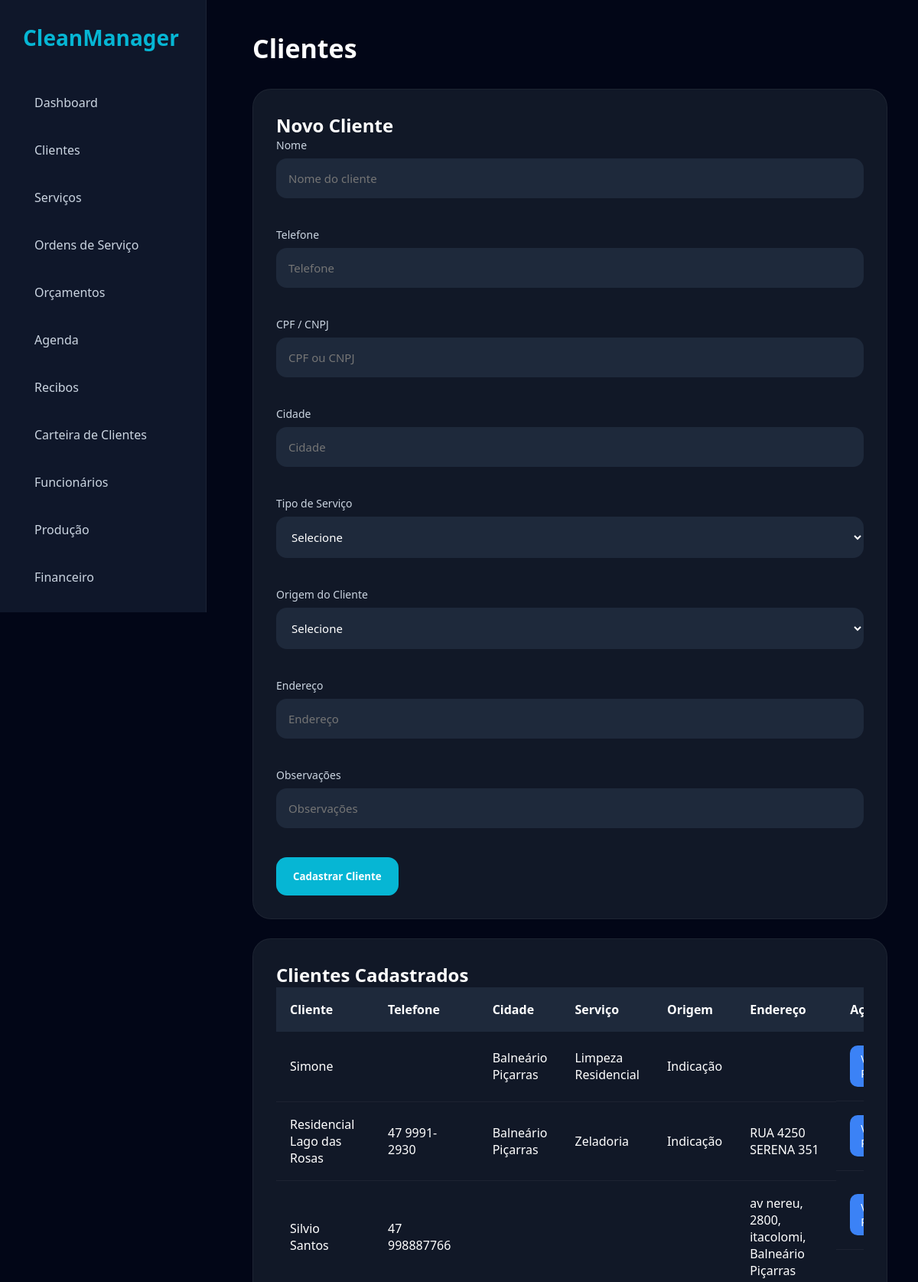
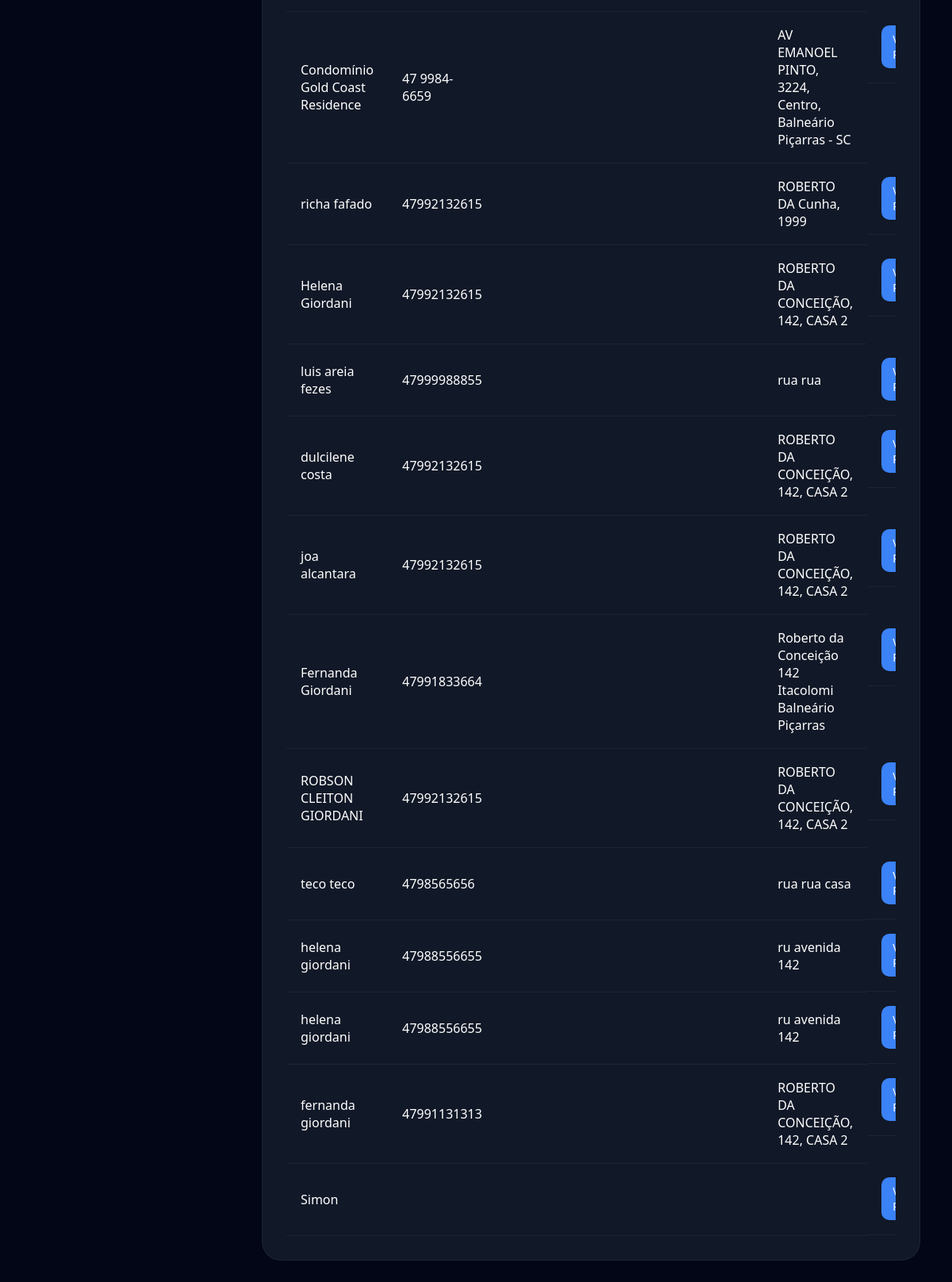
Page /admin/clientes.php (signed in) on the committed database (2 pictures, top to bottom).
### tables this page shows
CREATE TABLE clientes (

    id INTEGER PRIMARY KEY AUTOINCREMENT,

    nome TEXT,
    telefone TEXT,
    endereco TEXT,
    observacoes TEXT

, cpf_cnpj TEXT, cidade TEXT, tipo_servico TEXT, origem TEXT);

### admin/clientes.php (the view, shortened to what this page needs)
<?php
$db = new SQLite3(__DIR__ . '/../database/cleanmanager.db');
?>
<!DOCTYPE html>
<html lang="pt-br">
<head>
<link rel="stylesheet"
href="../assets/css/dashboard.css">
</head>
<body>
<?php include '../includes/sidebar.php'; ?>
<div class="content">
<div class="topbar">
<h1>Clientes</h1>
</div>
<div class="card">
<h2>Novo Cliente</h2>
<form method="POST">
<div class="input-group">
<label>Nome</label>
<input
type="text"
name="nome"
placeholder="Nome do cliente"
required>
</div>
<div class="input-group">
<label>Telefone</label>
<input
type="text"
name="telefone"
placeholder="Telefone">
</div>
<div class="input-group">
<label>CPF / CNPJ</label>
<input
type="text"
name="cpf_cnpj"
placeholder="CPF ou CNPJ">
</div>
<div class="input-group">
<label>Cidade</label>
<input
type="text"
name="cidade"
placeholder="Cidade">
</div>
<div class="input-group">
<label>Tipo de Serviço</label>
<select name="tipo_servico">
<option value="">Selecione</option>
</select>
</div>
<div class="input-group">
<label>Origem do Cliente</label>
<select name="origem">
<option value="">Selecione</option>
</select>
</div>
<div class="input-group">
<label>Endereço</label>
<input
type="text"
name="endereco"
placeholder="Endereço">
</div>
<div class="input-group">
<label>Observações</label>
<input
type="text"
name="observacoes"
placeholder="Observações">
</div>
<button
type="submit"
name="salvar">
Cadastrar Cliente
</button>
</form>
</div>
<div class="card">
<h2>Clientes Cadastrados</h2>
<div class="table-container">
<table>
<tr>
<th>Cliente</th>
<th>Telefone</th>
<th>Cidade</th>
<th>Serviço</th>
<th>Origem</th>
<th>Endereço</th>
<th>Ações</th>
</tr>
<?php
$result = $db->query(
"SELECT * FROM clientes ORDER BY id DESC"
);
while($cliente = $result->fetchArray()){
?>
<tr>
<td>
<?= $cliente['nome']; ?>
</td>
<td>
<?= $cliente['telefone']; ?>
</td>
<td>
<?= $cliente['cidade']; ?>
</td>
<td>
<?= $cliente['tipo_servico']; ?>
</td>
<td>
<?= $cliente['origem']; ?>
</td>
<td>
<?= $cliente['endereco']; ?>
</td>
<td class="actions">
<a
href="perfil-cliente.php?id=<?= $cliente['id']; ?>"
class="view-btn">
</a>
</td>
</tr>
<?php } ?>
</table>
</div>
</div>
</div>
</body>
</html>

### assets/css/dashboard.css (style rules this page uses)
* { margin: 0; padding: 0; box-sizing: border-box; font-family: "Segoe UI", sans-serif; }
body { background: #020617; color: white; }
.content { margin-left: 290px; padding: 40px; }
.topbar { display: flex; justify-content: space-between; align-items: center; margin-bottom: 30px; }
.topbar h1 { font-size: 34px; }
.card { background: #111827; padding: 30px; border-radius: 24px; margin-bottom: 25px; border: 1px solid rgba(255, 255, 255, 0.05); }
input, select { width: 100%; padding: 16px; background: #1e293b; border: none; border-radius: 14px; color: white; margin-bottom: 18px; font-size: 15px; }
button { background: #06b6d4; color: white; border: none; padding: 16px 22px; border-radius: 14px; font-weight: bold; cursor: pointer; transition: 0.3s; }
.table-container { overflow-x: auto; }
table { width: 100%; border-collapse: collapse; min-width: 700px; }
table th { text-align: left; padding: 18px; background: #1e293b; }
table td { padding: 18px; border-bottom: 1px solid rgba(255, 255, 255, 0.05); }
label { display: block; margin-bottom: 8px; color: #cbd5e1; font-size: 14px; }
.input-group { margin-bottom: 20px; }
.view-btn { background: #3b82f6; color: white; padding: 8px 14px; border-radius: 10px; text-decoration: none; font-size: 14px; margin-right: 8px; transition: 0.3s; }
.actions { display: flex; gap: 8px; }

### rows in the picture
clientes: nome "Simone", cidade "Balneário Piçarras", tipo_servico "Limpeza Residencial", origem "Indicação"
clientes: nome "Residencial Lago das Rosas", telefone "47 9991-2930", cidade "Balneário Piçarras", tipo_servico "Zeladoria", origem "Indicação", endereco "RUA 4250 SERENA 351"
clientes: nome "Silvio Santos", telefone "47 998887766", endereco "av nereu, 2800, itacolomi, Balneário Piçarras"
clientes: nome "Condomínio Gold Coast Residence", telefone "47 9984-6659", endereco "AV EMANOEL PINTO, 3224, Centro, Balneário Piçarras - SC"
clientes: nome "richa fafado", telefone "47992132615", endereco "ROBERTO DA Cunha, 1999"
clientes: nome "Helena Giordani", telefone "47992132615", endereco "ROBERTO DA CONCEIÇÃO, 142, CASA 2"
clientes: nome "luis areia fezes", telefone "47999988855", endereco "rua rua"
clientes: nome "dulcilene costa", telefone "47992132615", endereco "ROBERTO DA CONCEIÇÃO, 142, CASA 2"
clientes: nome "joa alcantara", telefone "47992132615", endereco "ROBERTO DA CONCEIÇÃO, 142, CASA 2"
clientes: nome "Fernanda Giordani", telefone "47991833664", endereco "Roberto da Conceição 142 Itacolomi Balneário Piçarras"
clientes: nome "ROBSON CLEITON GIORDANI", telefone "47992132615", endereco "ROBERTO DA CONCEIÇÃO, 142, CASA 2"
clientes: nome "teco teco", telefone "4798565656", endereco "rua rua casa"
clientes: nome "helena giordani", telefone "47988556655", endereco "ru avenida 142"
clientes: nome "helena giordani", telefone "47988556655", endereco "ru avenida 142"
clientes: nome "fernanda giordani", telefone "47991131313", endereco "ROBERTO DA CONCEIÇÃO, 142, CASA 2"
clientes: nome "Simon"
